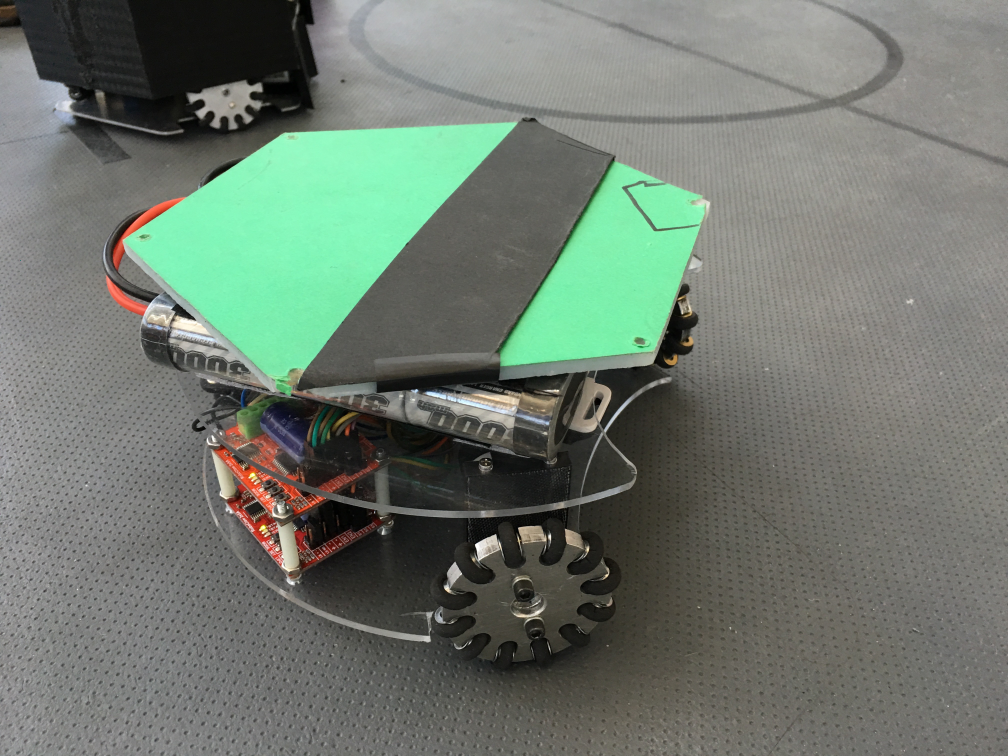
//> input picture Images For Documentation/Sushi.jpg, 4032 x 3024 px, given in place of stream, which was not available (shown at 1/4 size)
$ ./multipleObjectTrackingbeforebackgroundsubtracting   (built with g++ and OpenCV 4)
//> lines starting //> are read from the running program, lines starting //| are printed output that depends on the picture; after the words box and inside, x2 and y2 are one past the last pixel; in counts of white or black regions, pixels touching at a corner belong together; pictures that were not available may be replaced by others from this repository, and a replacement may not be noted
// [14 lines of licence text are left out]

#include <sstream>
#include <string>
#include <iostream>
#include "opencv2/highgui/highgui.hpp"
#include "opencv/cv.hpp"
#include "std_msgs/String.h"

using namespace cv;
using namespace std;

//initial min and max HSV filter values.
//these will be changed using trackbars
int Center_X = 432;
int Center_Y = 240;

int BALL_H_MIN = 156;
int BALL_H_MAX = 221;
int BALL_S_MIN = 119;
int BALL_S_MAX = 186;
int BALL_V_MIN = 195;
int BALL_V_MAX = 256;

int BALL_X = 1;
int BALL_Y = 1;

int HOME_H_MIN = 73;
int HOME_H_MAX = 85;
int HOME_S_MIN = 181;
int HOME_S_MAX = 256;
int HOME_V_MIN = 0;
int HOME_V_MAX = 256;

int HOME_X = 1;
int HOME_Y = 1;
int HOME_THETA = 1;

int HOME2_H_MIN = 0;
int HOME2_H_MAX = 256;
int HOME2_S_MIN = 0;
int HOME2_S_MAX = 256;
int HOME2_V_MIN = 0;
int HOME2_V_MAX = 256;

int HOME2_X = 1;
int HOME2_Y = 1;
int HOME2_THETA = 1;

int AWAY_H_MIN = 0;
int AWAY_H_MAX = 256;
int AWAY_S_MIN = 0;
int AWAY_S_MAX = 256;
int AWAY_V_MIN = 0;
int AWAY_V_MAX = 256;

int AWAY_X = 1;
int AWAY_Y = 1;
int AWAY_THETA = 1;

int AWAY2_H_MIN = 0;
int AWAY2_H_MAX = 256;
int AWAY2_S_MIN = 0;
int AWAY2_S_MAX = 256;
int AWAY2_V_MIN = 0;
int AWAY2_V_MAX = 256;

int AWAY2_X = 1;
int AWAY2_Y = 1;
int AWAY2_THETA = 1;

int TEST_THETA = 1;
int TEST_THETA_MIN = 0;
int TEST_THETA_MAX = 2*314;

//default capture width and height
const int FRAME_WIDTH = 840;
const int FRAME_HEIGHT = 480;


const int MAX_NUM_OBJECTS=50;

//minimum and maximum object area
const int MIN_OBJECT_AREA = 4*4;
const int MAX_OBJECT_AREA = FRAME_HEIGHT*FRAME_WIDTH/1.5;

//names that will appear at the top of each window
const string windowName = "Field";
const string trackbarWindowName = "Trackbars";

typedef struct {
	string w_name = "";
	int x;
	int y;
	double theta;
} Positions;

Positions ball_pos;
Positions home_pos;
Positions home2_pos;
Positions away_pos;
Positions away2_pos;

// [44 lines left out: function on_trackbar, not called in this run]
string intToString(int number){

	std::stringstream ss;
	ss << number;
	return ss.str();
}
string dblToString(double dbl){

	std::ostringstream strs;
	strs << dbl;
	return strs.str();
}
int cartesian_x(int x){
	return x - Center_X;
}
int cartesian_y(int y){
	return Center_Y - y;
}
int image_x(int cartesian_x){
	return cartesian_x + Center_X;
}
int image_y(int cartesian_y){
	return Center_Y + cartesian_y;
}
void createTrackbars(){
	//create window for trackbars
	namedWindow(trackbarWindowName,0);

	//create trackbars and insert them into window
	//3 parameters are: the address of the variable that is changing when the trackbar is moved(eg.H_LOW),
	//the max value the trackbar can move (eg. H_HIGH),
	//and the function that is called whenever the trackbar is moved(eg. on_trackbar)

	createTrackbar( "Center_X", trackbarWindowName, &Center_X, FRAME_WIDTH, on_trackbar );
	createTrackbar( "Center_Y", trackbarWindowName, &Center_Y, FRAME_HEIGHT, on_trackbar );

	createTrackbar( "TEST_THETA", trackbarWindowName, &TEST_THETA_MIN, TEST_THETA_MAX, on_trackbar );

	createTrackbar( "BALL_H_MIN", trackbarWindowName, &BALL_H_MIN, 256, on_trackbar );
	createTrackbar( "BALL_H_MAX", trackbarWindowName, &BALL_H_MAX, 256, on_trackbar );
	createTrackbar( "BALL_S_MIN", trackbarWindowName, &BALL_S_MIN, 256, on_trackbar );
	createTrackbar( "BALL_S_MAX", trackbarWindowName, &BALL_S_MAX, 256, on_trackbar );
	createTrackbar( "BALL_V_MIN", trackbarWindowName, &BALL_V_MIN, 256, on_trackbar );
	createTrackbar( "BALL_V_MAX", trackbarWindowName, &BALL_V_MAX, 256, on_trackbar );

	createTrackbar( "HOME_H_MIN", trackbarWindowName, &HOME_H_MIN, 256, on_trackbar );
	createTrackbar( "HOME_H_MAX", trackbarWindowName, &HOME_H_MAX, 256, on_trackbar );
	createTrackbar( "HOME_S_MIN", trackbarWindowName, &HOME_S_MIN, 256, on_trackbar );
	createTrackbar( "HOME_S_MAX", trackbarWindowName, &HOME_S_MAX, 256, on_trackbar );
	createTrackbar( "HOME_V_MIN", trackbarWindowName, &HOME_V_MIN, 256, on_trackbar );
	createTrackbar( "HOME_V_MAX", trackbarWindowName, &HOME_V_MAX, 256, on_trackbar );
// [22 lines of commented-out code are left out]

}
void drawObject(int x,int y,Mat &frame){

	cv::circle(frame,cv::Point(x,y),10,cv::Scalar(0,0,255));
	cv::putText(frame,intToString(cartesian_x(x))+ " , " + intToString(cartesian_y(y)),cv::Point(x,y+20),1,1,Scalar(0,255,0));

}
void drawAngle(Mat &frame, int x, int y, double angle_rads){

	int x2 = 20*cos(angle_rads)+x;
	int y2 = (-20*sin(angle_rads))+y;//minus instead of plus because of the image pixel numbering

	line(frame, cv::Point(x,y), cv::Point(x2,y2), cv::Scalar(0,0,255));
	cv::putText(frame, intToString(cartesian_x(x)),cv::Point((x+10),y),1,1,Scalar(0,255,0));
	cv::putText(frame, intToString(cartesian_y(y)),cv::Point((x+10),(y+10)),1,1,Scalar(0,255,0));
	cv::putText(frame, dblToString(angle_rads),cv::Point((x+10),(y+20)),1,1,Scalar(0,255,0));

}
void drawCenter(Mat &frame){

	cv::putText(frame,intToString(Center_X)+ " , " + intToString(Center_Y),cv::Point(Center_X+10,Center_Y-20),1,1,Scalar(0,255,0));
	line(frame, cv::Point(Center_X-20,Center_Y), cv::Point(Center_X+20,Center_Y), cv::Scalar(0,0,255));
	line(frame, cv::Point(Center_X,Center_Y-20), cv::Point(Center_X,Center_Y+20), cv::Scalar(0,0,255));

	//TEST ANGLE - Comment out the lower two lines when not testing Theta
	drawAngle(frame, Center_X, Center_Y, TEST_THETA/100.0);
	cv::putText(frame,"TEST Angle (Rads) : " + dblToString(TEST_THETA),cv::Point(Center_X+10,Center_Y-50),1,1,Scalar(0,255,0));

}
void morphOps(Mat &thresh){

	//create structuring element that will be used to "dilate" and "erode" image.
	//the element chosen here is a 3px by 3px rectangle

	Mat erodeElement = getStructuringElement( MORPH_RECT,Size(3,3));
	//dilate with larger element so make sure object is nicely visible
	Mat dilateElement = getStructuringElement( MORPH_RECT,Size(8,8));

	erode(thresh,thresh,erodeElement);
	//erode(thresh,thresh,erodeElement);
	dilate(thresh,thresh,dilateElement);
	//dilate(thresh,thresh,dilateElement);

}
double findAngle(int smallX, int largeX, int smallY, int largeY){//X,Y of large mass, XY of smaller Mass

	return (double)atan2((double)(largeY-smallY), (double)(smallX-largeX));
}
void trackObject(Positions &p, Mat threshold, int Hmin, int Smin, int Vmin, int Hmax, int Smax, int Vmax ){

	inRange(threshold,Scalar(Hmin,Smin,Vmin),Scalar(Hmax,Smax,Vmax),threshold);
	morphOps(threshold);

	Mat temp;
	threshold.copyTo(temp);
	//these two vectors needed for output of findContours
	vector< vector<Point> > contours;
	vector<Vec4i> hierarchy;
	//find contours of filtered image using openCV findContours function
	findContours(temp,contours,hierarchy,CV_RETR_CCOMP,CV_CHAIN_APPROX_SIMPLE );
	//use moments method to find our filtered object
	int index_largest = -1;
	int index_second_largest = -1;

	double area_largest = 0;
	double area_second_largest = 0;

	double refArea = 0;
	bool objectFound = false;
	if (hierarchy.size() > 0) {
		int numObjects = hierarchy.size();
		//if number of objects greater than MAX_NUM_OBJECTS we have a noisy filter
		if(numObjects<MAX_NUM_OBJECTS){
			for (int index = 0; index >= 0; index = hierarchy[index][0]) {

				Moments moment = moments((cv::Mat)contours[index]);
				double area = moment.m00;

				if(area > area_largest){
					area_second_largest = area_largest;
					index_second_largest = index_largest;
					area_largest = area;
					index_largest = index;
				}
				else if(area > area_second_largest){
					area_second_largest = area;
					index_second_largest = index;
				}

			}
			//let user know you found an object
			if(index_second_largest > -1 && index_largest > -1){
				//draw object location on screen
				int largeX,largeY, smallX, smallY;

				Moments moment = moments((cv::Mat)contours[index_largest]);
				double area = moment.m00;
				largeX = moments((cv::Mat)contours[index_largest]).m10/area;
				largeY = moments((cv::Mat)contours[index_largest]).m01/area;

				moment = moments((cv::Mat)contours[index_second_largest]);
				area = moment.m00;
				smallX = moments((cv::Mat)contours[index_second_largest]).m10/area;
				smallY = moments((cv::Mat)contours[index_second_largest]).m01/area;

				p.x = (largeX+smallX)/2;
				p.y = (largeY+smallY)/2;
				p.theta = findAngle(smallX, largeX, smallY, largeY);

			}
			else if(index_largest > -1 && p.w_name == "Ball config"){
				Moments moment = moments((cv::Mat)contours[index_largest]);
				double area = moment.m00;
				p.x = moments((cv::Mat)contours[index_largest]).m10/area;
				p.y = moments((cv::Mat)contours[index_largest]).m01/area;
			}

		}imshow(p.w_name,threshold);
	}
}

int main(int argc, char* argv[])
{
	//if we would like to calibrate our filter values, set to true.
	bool calibrationMode = true;

	//Matrix to store each frame of the webcam feed
	Mat cameraFeed;
	Mat dst;               // dst must be a different Mat
	Mat HSV;

	if(calibrationMode){
		//create slider bars for HSV filtering
		createTrackbars();
	}
	//video capture object to acquire webcam feed
	VideoCapture capture;
	capture.open("http://192.168.1.78:8080/stream?topic=/image&dummy=param.mjpg");
	capture.set(CV_CAP_PROP_FRAME_WIDTH,FRAME_WIDTH);
	capture.set(CV_CAP_PROP_FRAME_HEIGHT,FRAME_HEIGHT);

	ball_pos.w_name = "Ball config";
	home_pos.w_name = "Home config";

	//start an infinite loop where webcam feed is copied to cameraFeed matrix
	//all of our operations will be performed within this loop
	while(1){
		//store image to matrix
		capture.read(cameraFeed);
//> cameraFeed is the input picture: 3024 rows x 4032 cols, CV_8UC3; mean B, G, R 111.1, 121.4, 111.5

		cv::flip(cameraFeed, dst, -1);
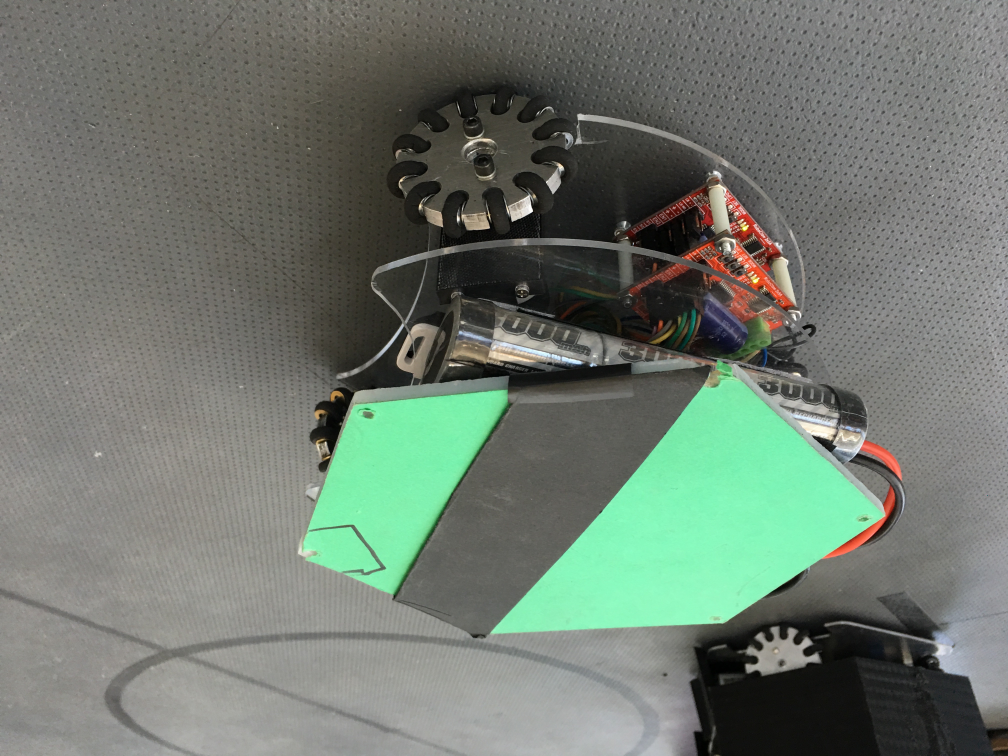
//> dst: 3024 rows x 4032 cols, CV_8UC3 (shown at 1/4 size); mean B, G, R 111.1, 121.4, 111.5

		cvtColor(dst,HSV,COLOR_BGR2HSV);
//> HSV: 3024 rows x 4032 cols, CV_8UC3; mean H, S, V 39.7, 29.9, 123.4

		if(calibrationMode==true){

		}

		trackObject(ball_pos, dst, BALL_H_MIN, BALL_S_MIN, BALL_V_MIN, BALL_H_MAX, BALL_S_MAX, BALL_V_MAX );
//> in trackObject, `inRange(threshold,Scalar(Hmin,Smin,Vmin),Scalar(Hmax,Smax,Vmax),thresh..`:
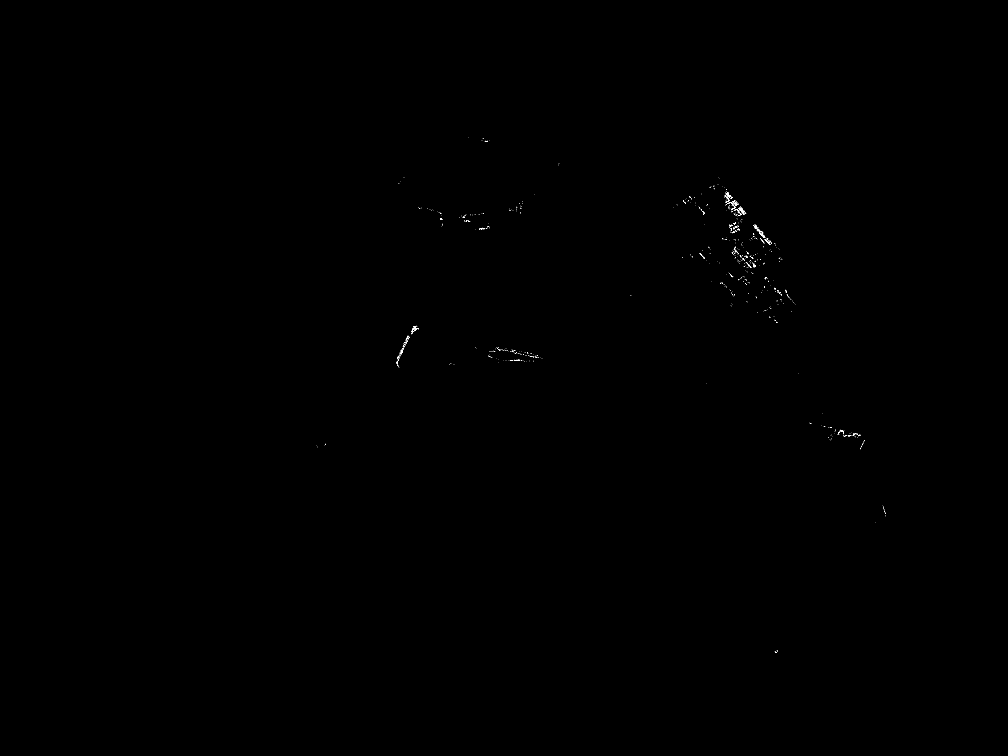
//> threshold: 3024 rows x 4032 cols, CV_8UC1 (shown at 1/4 size); 0.03% white in thin lines or dots, all inside (x1, y1, x2, y2) = (1267, 550, 3542, 2611)
//> in morphOps, `erode(thresh,thresh,erodeElement);`:
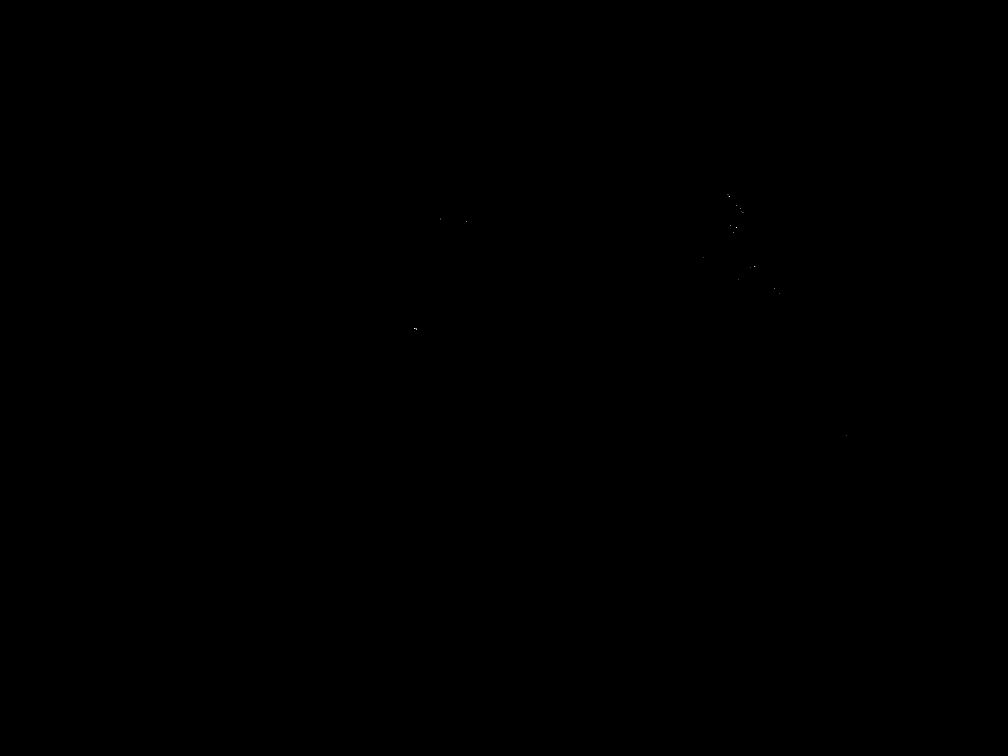
//> thresh: 3024 rows x 4032 cols, CV_8UC1 (shown at 1/4 size); 0% white in thin lines or dots, all inside (x1, y1, x2, y2) = (1656, 779, 3385, 1742)
//> in morphOps, `dilate(thresh,thresh,dilateElement);`: thresh: 3024 rows x 4032 cols, CV_8UC1; 0.01% white; 17 white regions
//> in trackObject, `findContours(temp,contours,hierarchy,CV_RETR_CCOMP,CV_CHAIN_APPROX_SIM..`: contours = 17 contours; largest, box (x1, y1, x2, y2) and area: (1653, 1309, 1670, 1322) 160, (2908, 776, 2923, 792) 140, (2962, 843, 2979, 853) 117, (2941, 905, 2952, 914) 78, (3015, 1062, 3025, 1071) 70
//> in trackObject, `int numObjects = hierarchy.size();`: numObjects = 17
//> the loop in trackObject, `for (int index = 0; index >= 0; index = hierarchy[index][0])` made 17 passes
//> (area, area_second_largest, area_largest) on pass 2: (160.5, 49, 160.5)
//> (area, area_second_largest) on passes 4, 7, 10, 14, 17: (56, 56), (70.5, 70.5), (78, 78), (117, 117), (139.5, 139.5)
//> after the loop in trackObject, `for (int index = 0; index >= 0; index = hierarchy[index][0])`: area_second_largest = 139.5; index_second_largest = 16; area_largest = 160.5; index_largest = 1
//> in trackObject, `Moments moment = moments((cv::Mat)contours[index_largest]);`: moment = moments, m00 160.5, centre m10/m00, m01/m00 = (1661, 1314.9)
//> in trackObject, `double area = moment.m00;`: area = 160.5
//> in trackObject, `largeX = moments((cv::Mat)contours[index_largest]).m10/area;`: largeX = 1661
//> in trackObject, `largeY = moments((cv::Mat)contours[index_largest]).m01/area;`: largeY = 1314
//> in trackObject, `moment = moments((cv::Mat)contours[index_second_largest]);`: moment = moments, m00 139.5, centre m10/m00, m01/m00 = (2915, 783.8)
//> in trackObject, `area = moment.m00;`: area = 139.5
//> in trackObject, `smallX = moments((cv::Mat)contours[index_second_largest]).m10/area;`: smallX = 2915
//> in trackObject, `smallY = moments((cv::Mat)contours[index_second_largest]).m01/area;`: smallY = 783
//> in trackObject, `p.theta = findAngle(smallX, largeX, smallY, largeY);`: p.theta = 0.401
		trackObject(home_pos, dst, HOME_H_MIN, HOME_S_MIN, HOME_V_MIN, HOME_H_MAX, HOME_S_MAX, HOME_V_MAX );
//> in trackObject (call 2), `inRange(threshold,Scalar(Hmin,Smin,Vmin),Scalar(Hmax,Smax,Vmax),thresh..`: threshold: 3024 rows x 4032 cols, CV_8UC1; 0% white in thin lines or dots, all inside (x1, y1, x2, y2) = (2970, 901, 3034, 1132)
//> in morphOps (call 2), `erode(thresh,thresh,erodeElement);`: thresh: 3024 rows x 4032 cols, CV_8UC1; every value is 0
//> in trackObject (call 2), `findContours(temp,contours,hierarchy,CV_RETR_CCOMP,CV_CHAIN_APPROX_SIM..`: contours = 0 contours

		drawObject(ball_pos.x, ball_pos.y, dst);
		drawCenter(dst);
//> in drawAngle, `int x2 = 20*cos(angle_rads)+x;`: x2 = 451
//> in drawAngle, `int y2 = (-20*sin(angle_rads))+y;`: y2 = 239

		cv::putText(dst,"Robot Info : " + intToString(home_pos.x) + " " + intToString(home_pos.y) ,cv::Point(Center_X+10,Center_Y-30),1,1,Scalar(0,255,0));
		drawAngle(dst, home_pos.x, home_pos.y, home_pos.theta);
//> home_pos.theta = 0

		imshow(windowName,dst);

//> (the run ends here: the program needs code that is not available in this run, at `std_msgs::String msg;`)
